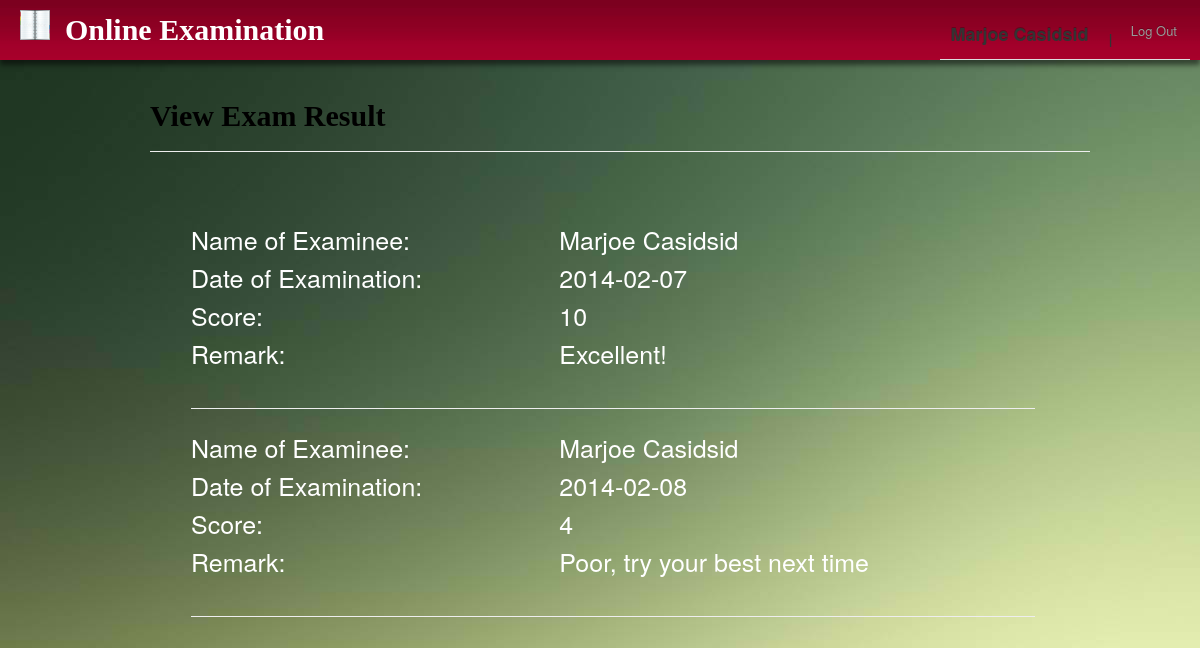
The app's page /BackEnd/adminExamResult/adminexamResult.php (signed in) with its own data.
### tables this page shows
CREATE TABLE IF NOT EXISTS `exam_record` (
  `exam_id` int(11) NOT NULL AUTO_INCREMENT,
  `f_name` varchar(30) NOT NULL,
  `l_name` varchar(30) NOT NULL,
  `email_add` varchar(30) NOT NULL,
  `score` int(20) NOT NULL,
  `remarks` varchar(30) NOT NULL,
  `date_of_exam` date NOT NULL,
  PRIMARY KEY (`exam_id`)
);

### BackEnd/adminOperator/AdminDAO.php (called while the page is built, shortened)
<?php
class AdminDAO{
	public static function getExamineeRecord() {
		global $db;
		$sql = "SELECT * FROM exam_record ORDER BY exam_id";
		$result = $db->query($sql);
		$row = array();
		if ($result->num_rows > 0) {
			while ($record = $result->fetch_assoc()) {
				$row[] = $record;
			}
			return $row;
		} else {
			return false;
		}
	}
}
 ?>

### BackEnd/adminOperator/AdminHandler.php (called while the page is built, shortened)
<?php
class AdminHandler {
	public function getExamineeRecord() {
		try {
			$getER = AdminDAO::getExamineeRecord();
			if (empty($getER)) {
				return false;
			} else {
				return $getER;
			}
		} catch (Exception $e) {
			error_log($e->getMessage());
			error_log('An Error Occur!');
			return false;
		}
	}
}
 ?>

### BackEnd/adminExamResult/adminexamResult.php (the view, shortened to what this page needs)
<?php
$Admin_Fname = $_SESSION['Admin_Fname'];
$Admin_Lname = $_SESSION['Admin_Lname'];
$res = new AdminHandler();
$result = $res->getExamineeRecord();
 ?>
<html>
<head>
	<link rel="stylesheet" type="text/css" href="../css/my_style.css">
	<link rel="stylesheet" type="text/css" href="../../assets/css/style.css">
	<link rel="stylesheet" type="text/css" href="../../assets/css/bootstrap.css">
	<link rel="stylesheet" type="text/css" href="../../assets/css/global.css">
</head>
<body style = "background:url('../../assets/img/Beautiful_Background/6.jpg')">
	<div class = "container">
 		<div class="navbar navbar-fixed-top">
 			<div style = "background:url('../../assets/img/Beautiful_Background/40.jpg')" class = "background">
 				<div class = "span4 pull-left">
 					<h1 class = "font"><img src="../../assets/img/note.jpg" class = "pic">&nbsp;&nbsp;Online Examination</h1>
 				</div>
 				<div class="span4 pull-right">
					<nav class = "pull-right" style = "margin-top:10px">
						<form method = "POST">
						<ul class = "nav nav-tabs">
							<li><a href="../adminfrontPage/adminPanel.php" id = "adminChoices"><h3><span><?= $Admin_Fname ?>&nbsp;<?= $Admin_Lname ?></span></h3></a></li>
							<li class = "adminfont1"><b>&nbsp;&nbsp;|&nbsp;&nbsp;</b></li>
							<li><a href="../adminOperator/logOut.php">Log Out</a></li>
						</ul>
						</form>
					</nav>
				</div>
 			</div>
 		</div>
 		<div class="container">
 			<div class = "span12" style = "margin-top:80px">
 				<div class = "page-header">
 					<h2 class = "font9">View Exam Result</h2>
 				</div>
 				<div class="span11">
 					<form method = "POST">
 						<div class="scroll span11" style = "margin-top:50px">
 							<table style = "font-size:25px;color:white">
 								<?php foreach($result as $record): ?>
 								<tr>
 									<td>Name of Examinee:&nbsp;</td>
 									<td><span><?php echo $record['f_name']; ?>&nbsp;<?php echo $record['l_name']; ?></span></td>
 								</tr>
 								<tr>
 									<td>Date of Examination:&nbsp;</td>
 									<td><span><?php echo $record['date_of_exam']; ?></span></td>
 								</tr>
 								<tr>
 									<td>Score:&nbsp;</td>
 									<td><span><?php echo $record['score']; ?></span></td>
 								</tr>
 								<tr>
 									<td>Remark:&nbsp;</td>
 									<td><span><?php echo $record['remarks']; ?></span></td>
 								</tr>
 								<tr>
 									<td colspan = "2">
 										<div class="page-header span11">
 										</div>
 									</td>
 								</tr>
 								<?php endforeach; ?>
 							</table>
 						</div>
 					</form>
 				</div>
 			</div>
 		</div>
	</div>
</body>
</html>

### BackEnd/css/my_style.css (style rules this page uses)
.adminfont1 { margin-top: 20px; }
.scroll { height:400px; overflow-y:auto; }

### assets/css/style.css (style rules this page uses)
.background { height:60px; width:100%; box-shadow: 0 5px 5px rgba(0, 0, 0, 0.5); }
.font { color:white; font-family: century gothic; position: fixed; }
.pic { margin-top: 10px; height: 30px; width: 30px; }
.font9 { font-family: Century Gothic; font-size: 30px; color:black; font-weight: bold; }
a { text-decoration: none; }

### records on screen
exam_record: f_name "Marjoe", l_name "Casidsid", date_of_exam "2014-02-07", score "10", remarks "Excellent!"
exam_record: f_name "Marjoe", l_name "Casidsid", date_of_exam "2014-02-08", score "4", remarks "Poor, try your best next time"
